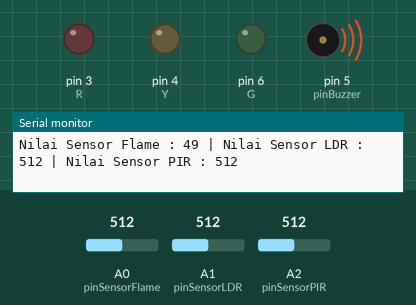
Simulated run of this sketch. Board: Arduino Uno, built with avr-gcc and run on an emulated ATmega328P. Shown: output pins drawn as LEDs (lit = HIGH), buzzer (waves = sounding, pin HIGH), the last lines printed to the serial monitor. The test bench sets the inputs (shaded band); at power-on: A0 (pinSensorFlame) = 512, A1 (pinSensorLDR) = 512, A2 (pinSensorPIR) = 512.

Above: at 1.2 s.
1.3 s: A0 (pinSensorFlame) set to 6
4.3 s: A0 (pinSensorFlame) set to 3
7.3 s: A1 (pinSensorLDR) set to 987
10.3 s: A1 (pinSensorLDR) set to 1016
13.3 s: A0 (pinSensorFlame) set to 928
14.8 s: A0 (pinSensorFlame) set to 952
At 16.1 s:
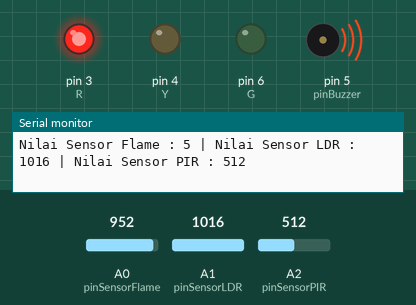
Timing chart, 0 to 17.4 s (numbered marks = the images above; inputs shaded):
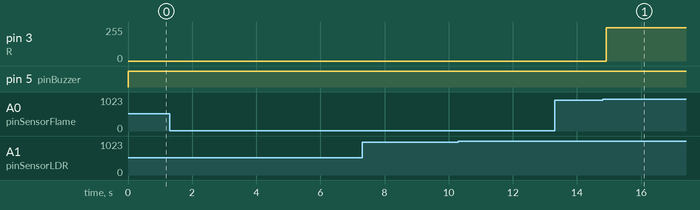

The sketch:

1.challangePenggabunganSensor.ino
```cpp
//variable sensor
int pinSensorFlame = A0;
int pinSensorLDR = A1;
int pinSensorPIR = A2;

//variable buzzer
int pinBuzzer = 5;

//variabel addons
int R = 3; //red lamp
int Y = 4;
int G = 6;

void setup() {

  //setup port COM
  Serial.begin(9600);

  //setup pin mode input or output
  pinMode(pinBuzzer,OUTPUT);
  pinMode(R,OUTPUT);
  pinMode(Y,OUTPUT);
  pinMode(G,OUTPUT);

  //note : sensor analog default as an input


}

void loop() {

  //read sensor LDR condition / data
  int readSensorFlame = analogRead(pinSensorFlame);
  readSensorFlame = map(readSensorFlame,1006,4,0,100);

  int readSensorLDR = analogRead(pinSensorLDR);

  int readSensorPIR = analogRead(pinSensorPIR);

  //print serial
  Serial.print("Nilai Sensor Flame : ");
  Serial.print(readSensorFlame);

  Serial.print(" | Nilai Sensor LDR : ");
  Serial.print(readSensorLDR);

  Serial.print(" | Nilai Sensor PIR : ");
  Serial.print(readSensorPIR);
  Serial.println();


  //logic

  if(readSensorFlame > 5){
    digitalWrite(pinBuzzer,HIGH);
  }else if(readSensorLDR >= 236){
    analogWrite(R,readSensorLDR);
    delay(1000);
  }else{
    digitalWrite(pinBuzzer,LOW);
  }


}
```

Measured:
- the behaviour switches between 945 and 946 on A0 (pinSensorFlame) (found by bisection; images 0 and 1)
- after the input at 14.8 s, pin 3 (R): 0/255 → 248/255 after 0.11 s
